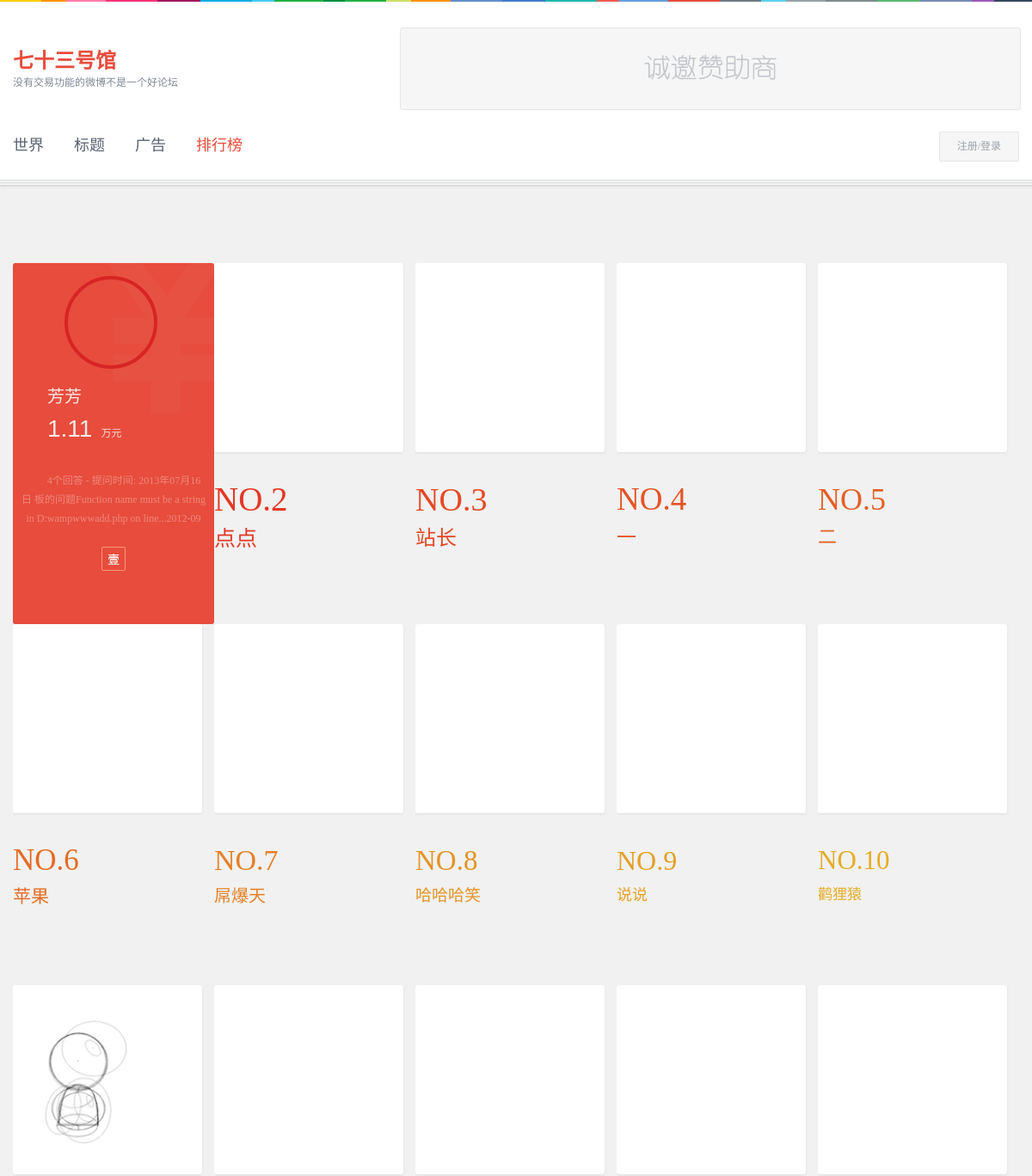
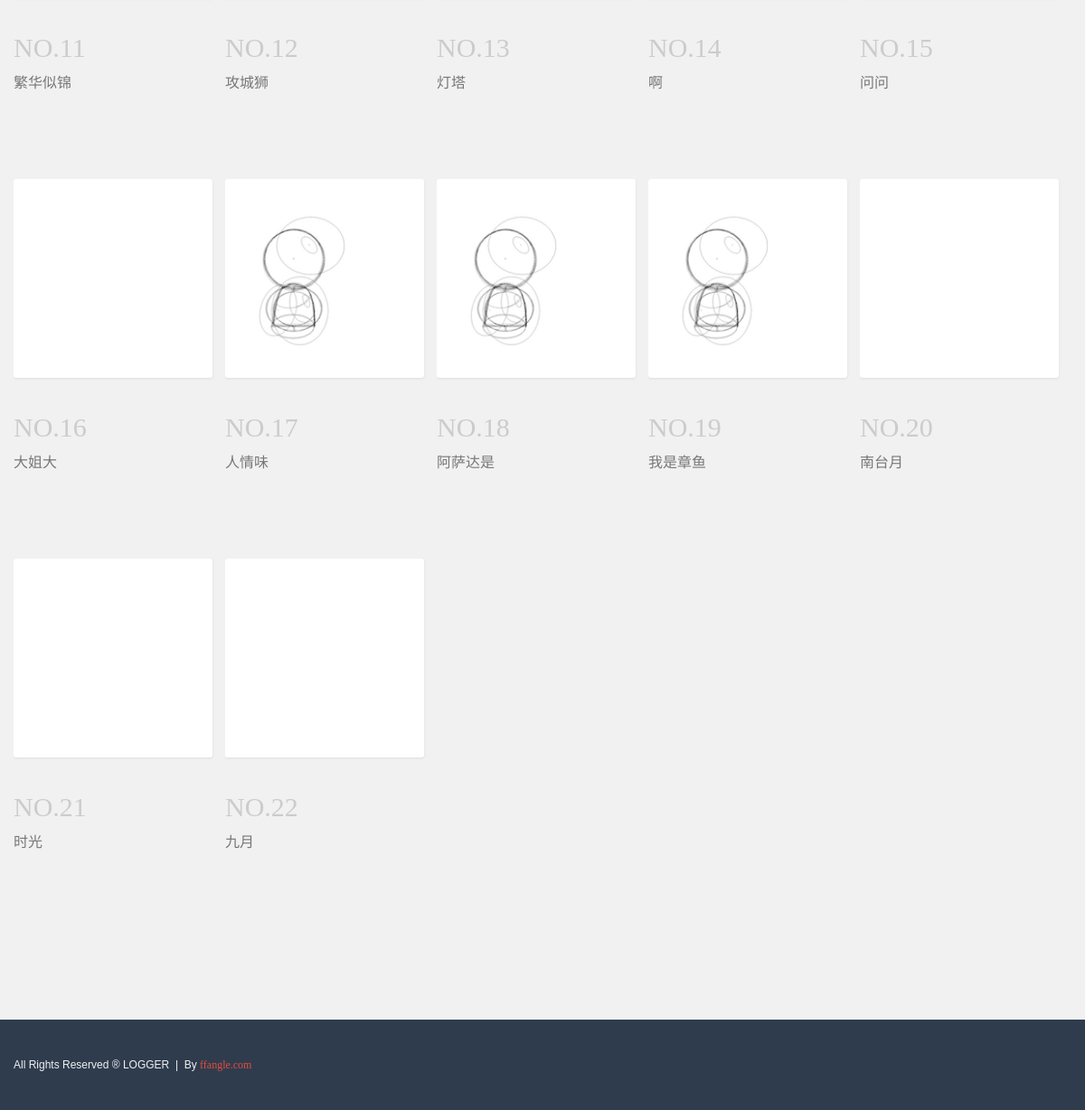
/digg.php, run on the app's committed database (2 pictures, top to bottom).
### tables this page shows
CREATE TABLE `ux73_user` (
  `id` tinyint(1) NOT NULL AUTO_INCREMENT,
  `uid` bigint(30) DEFAULT '0' COMMENT '用户UID',
  `invited` bigint(30) DEFAULT NULL COMMENT '邀请者UID',
  `name` varchar(20) NOT NULL,
  `nick` varchar(10) DEFAULT NULL,
  `pwd` varchar(50) NOT NULL,
  `icon` varchar(100) DEFAULT NULL,
  `lastdate` varchar(20) NOT NULL COMMENT '最近登陆时间',
  `lastact` varchar(20) DEFAULT NULL COMMENT '最新发布时间',
  `plus` int(10) DEFAULT '0' COMMENT '余额',
  `issue` int(10) DEFAULT '0' COMMENT '发布量',
  `comments` int(10) DEFAULT '0' COMMENT '点赞量',
  `newMessage` varchar(20) DEFAULT '0' COMMENT '最近一次进入 自己的留言界面时间',
  `statusDate` varchar(20) DEFAULT NULL,
  `statusSeat` varchar(20) DEFAULT NULL,
  `email` varchar(50) DEFAULT NULL,
  `register_ip` varchar(20) DEFAULT NULL,
  `register_time` int(20) DEFAULT NULL,
  `vip` int(11) DEFAULT NULL,
  `describe` varchar(100) DEFAULT NULL,
  `entrys` int(10) DEFAULT '0' COMMENT '登录次数',
  PRIMARY KEY (`id`)
);

CREATE TABLE `ux73_special` (
  `id` int(11) NOT NULL AUTO_INCREMENT,
  `sid` int(3) NOT NULL DEFAULT '0' COMMENT '详细看表注释',
  `icon` varchar(11) NOT NULL,
  `name` varchar(100) NOT NULL,
  `depict` text NOT NULL COMMENT '描述',
  `number` int(11) NOT NULL COMMENT '持有数量',
  `welfare` int(11) NOT NULL COMMENT '福利',
  `gain` varchar(500) NOT NULL COMMENT '获取条件',
  `purchase` int(20) DEFAULT NULL,
  PRIMARY KEY (`id`)
);

### comm/Main_Advert.php (called while the page is built, shortened)
<?php
class Data_advert extends Config
{
	protected function data_selectAdvert($aid=0){
		$sql = "select * FROM  `".parent::Fn()."ad` WHERE  `id` LIKE  '".$aid."' LIMIT 0 , 1";
		return parent::Ais($sql);
	}
}
class Event_advert extends Data_advert
{
	protected function event_getNowAdvert(){
		return parent::data_selectAdvert(1);
	}
}
class Advert extends Event_advert
{
	public function GAnow(){
		return parent::event_getNowAdvert();
	}
}
$a = new Advert();
?>

### comm/conn.php (called while the page is built, shortened)
<?php
	$dfrom = "ux73_";
	class Config{
		protected function Ais($sql){
			$val = mysql_query($sql);
			return $val ? mysql_fetch_array($val) : false;
		}
		protected  function Fn(){
			global $dfrom;
			return $dfrom;
		}
	}
?>

### comm/Main_User_Badge.php (called while the page is built, shortened)
<?php
class Data_user_badge extends Config
{
	protected function data_selectUserBadge($uid=0){
		$sql = "select  `s`. * FROM  `".parent::Fn()."special` AS  `s` ,  `".parent::Fn()."logs_specialuse` AS  `u` WHERE  `u`.`sid` =  `s`.`sid` AND `u`.`uid` = ".$uid." AND  `u`.`status` =1 ORDER BY  `u`.`time` ASC ;";
		return mysql_query($sql);
	}
}
class Event_user_badge extends Data_user_badge
{
	protected function data_selectBadge($uid=0){
		$uid = $uid ? $uid : parent::Eid();
		$query = parent::data_selectUserBadge($uid);
		$array = array();
		if( !!$query && mysql_num_rows($query) > 0 ){
			while( $row = mysql_fetch_array($query)){
				array_push($array, $row);
			}
		}
		return $array;
	}
}
class Users_badge extends Event_user_badge
{
	public function Gbadge($uid=0){
		return parent::data_selectBadge($uid);
	}
	public function Ibadge($uid=0){
		return count(parent::data_selectBadge($uid));
	}
	public function IPniu($uid=0){
		$uid = $uid ? $uid : parent::Eid();
		$u = new Users();
		$num = $u -> GInum($uid);
		return $num >= 3;
	}
}
$ub = new Users_badge();
?>

### comm/Main_User.php (called while the page is built, shortened)
<?php
class Data_user extends Config
{
	protected function data_selectByUid($uid=0){
		$sql = "select * FROM  `".parent::Fn()."user` WHERE  `uid` LIKE  ".$uid;
		return parent::Ais($sql);
	}
	protected function data_selectDigg($begin=0 ,$page=0, $type='plus'){
		$page = $page ? $page : 30;
		$sql = "select * FROM  `".parent::Fn()."user` ORDER BY  `".$type."` DESC LIMIT ".$begin." , ".$page;
		return mysql_query($sql);
	}
}
class Event_user extends Data_user
{
	protected function event_uis(){
		return isset($_COOKIE["73userid"]);
	}
	protected function event_uid(){
		return $this -> event_uis() ? $_COOKIE[self::CN] : 0;
	}
	protected function event_get($uid=0){
		$uid = $uid ? $uid : $this -> event_uid();
		$info = parent::data_selectByUid($uid);
		return $info;
	}
	protected function event_getVip($uid=0){
		$uid = $uid ? $uid : $this -> event_uid();
		$user = parent::data_selectByUid($uid);
		return $user['vip'];
	}
	protected function event_getPlusDigg($begin=0 ,$page=0){
		$query = parent::data_selectDigg($begin ,$page);
		$array = array();
		if( !!$query && mysql_num_rows($query) > 0 ){
			while( $row = mysql_fetch_array($query)){
				array_push($array, $row);
			}
		}
		return $array;
	}
}
class Users extends Event_user
{
	public function Guid(){
		return parent::event_uid();
	}
	public function Gdigg($begin=0 ,$page=0){
		return parent::event_getPlusDigg($begin ,$page);
	}
	public function Gdepict($uid=0){
		$info = parent::event_get($uid);
		$text = $info['describe'];
		return $text ? $text : "还没有个人介绍";
	}
	public function Ivip($uid=0){
		return parent::event_getVip($uid) > time();
	}
}
?>

### digg.php (the view, shortened to what this page needs)
<?php
	include("./comm/base.php");
	$ect="digg";
	$ub -> Uone();
	$ub -> Utwo();
	$ub -> Uthree();
	include("./comm/head.php");
?>
	<div class="container pagecon">
		<div class="disslist center">
			<div class="are f">
				<?php foreach( $u -> Gdigg() as $key => $Dv ){  ?>
					<?php  if($u -> Ivip($Dv['uid'])){ $ub -> DSUvip($Dv['uid']); } 	 ?>
					<div class="col f">
						<div class="gap">
							<div class="pic f">
								<a href="./list.php?uid=<?php echo $Dv['uid']; ?>" title=""><img src="<?php echo $Dv['icon']; ?>" alt="" width="160" /><i></i><em></em></a></div>
							<div class="name name_no<?php echo $key+1; ?> f"><em>NO.<?php echo $key+1; ?></em> <?php echo $Dv['name']; ?></div>
							<div class="cue">
								<div class="icon f">
									<a href="./list.php?uid=<?php echo $Dv['uid']; ?>" ><img src="<?php echo $Dv['icon']; ?>" alt="" /></a>
								</div>
								<div class="names"><?php echo $Dv['name']; ?></div>
								<div class="price f"><em class="golds" n="<?php echo $Dv['plus']; ?>"></em><i></i></div>
								<div class="depict"><?php echo $u -> Gdepict($Dv['uid']); ?></div>
								<div class="glory" style="padding: 20px 35px 30px;">
									<?php if($ub -> Ibadge($Dv['uid'])){	 ?>
										<?php foreach ($ub -> Gbadge($Dv['uid']) as $k => $Bv) {	 	?>
											<a class="<?php echo $Bv['icon']; ?>" href="javascript:;" title="<?php echo $Bv['name']; ?>"></a>
										<?php }  ?>
									<?php } ?>
								</div>
							</div>
						</div>
					</div>
				<?php }	 ?>
			</div>
		</div>
	</div>
<?php include("./comm/footer.php");	 	?>

### comm/head.php (shortened to what this page needs)
<!doctype html>
<html lang="zh">
	<head>
		<link rel="stylesheet" type="text/css" href="./css/common.css" />
		<link rel="stylesheet" type="text/css" href="./css/ffangle.css" />
	</head>
	<body>
<?php
	$ad = $a -> GAnow();
?>
		<div class="container">
			<div class="header">
				<div class="center">
					<div class="row">
						<div class="logo f"><a href="./" ><em>七十三号馆</em><i>没有交易功能的微博不是一个好论坛</i></a></div>
						<div class="advert r">
							<?php if($ad['link']){	 ?>
							<a href="<?php echo $ad['link'] ? $ad['link'] : 'javascript:;'; ?>" title="《<?php echo $ad['cue']; ?>》独家赞助" >
								<img src="<?php echo $ad['longimgs']; ?>" />
							</a>
							<?php }else{ ?>
							<a href="javascript:;" title="暂无赞助" ><img src="./imgs/not-ad.png" /></a>
							<?php } ?>
						</div>
					</div>
					<div class="row">
						<?php
						include("./comm/headMenu.php"); ?>
						<?php include("./comm/headMake.php"); ?>
					</div>
				</div>
				<div class="bottomgap"></div>
			</div>

### comm/headMenu.php
<?php
Global $ect;
?>
	<div class="menu f">
		<a <?php if( $ect == "index" ){	 ?>class="act"<?php } ?> href="./index.php" >世界</a>
		<a <?php if( $ect == "title" ){	 ?>class="act"<?php } ?> href="./title.php" >标题</a>
		<a <?php if( $ect == "ad" ){	 ?>class="act"<?php } ?> href="./ad.php" >广告</a>
		<a <?php if( $ect == "digg" ){	 ?>class="act"<?php } ?> href="./digg.php" >排行榜</a>
	</div>

### comm/headMake.php (shortened to what this page needs)
<div class="make r">
	<?php if($u -> Guid()){  ?>
		<div class="operate f" <?php if($ect == 'user'){ ?> style="border-top-color: #e74c3c;" <?php } ?> >
			<div class="icon"><a href="./user.php" ><?php echo $u -> Gname(); ?></a><i></i></div>
			<div class="link">
				<a href="javascript:;" class="price" ><span class="glyphicon glyphicon-fire"></span><em id="headGold" class="golds" n="<?php echo $u -> Gplus(); ?>" ></em></a>
				<a class="fabu <?php if( $ect == "fabu" ){ ?>act<?php } ?>" href="./userAdd.php" ><span class="glyphicon glyphicon-pencil"></span>发布</a>
				<a href="./user.php" ><span class="glyphicon glyphicon-user"></span>个人中心</a>
				<a href="./userExchange.php" ><span class="glyphicon glyphicon-barcode"></span>提现</a>
				<a href="./userMessage.php" ><span class="glyphicon glyphicon-comment"></span>留言板 <i><?php echo $um -> GMnum() ? $um -> GMnum() : ''; ?></i></a>
				<a href="./userTitle.php" ><span class="glyphicon glyphicon-th-list"></span>我的标题</a>
				<a href="./userFollow.php" ><span class="glyphicon glyphicon-ok"></span>关注的用户</a>
				<a href="./userWelfare.php" ><span class="glyphicon glyphicon-th-large"></span>徽章/福利</a>
				<a href="./userEffigy.php" ><span class="glyphicon glyphicon-cog"></span>个人设置</a>
				<a href="?out=1" ><span class="glyphicon glyphicon-off"></span>注销</a>
			</div>
		</div>
	<?php }else{ ?>
		<a class="login f" href="./login.php" >注册/登录</a>
	<?php }  ?>
</div>

### comm/footer.php (shortened to what this page needs)
		<div class="floatside">
		</div>
		<div class="footer">
			<div class="center">
				<div class="info">All Rights Reserved ® LOGGER&nbsp;&nbsp;|&nbsp;&nbsp;By <a href="#" title="">ffangle.com</a></div>
			</div>
		</div>
	</body>
</html>

### data on the page
ux73_user: name "芳芳", uid+describe "4个回答 - 提问时间: 2013年07月16日 板的问题Function name must be a string in D:wampwwwadd.php on line...2012-09"
ux73_user: name "点点"
ux73_user: name "站长"
ux73_user: name "一"
ux73_user: name "二"
ux73_user: name "苹果"
ux73_user: name "屌爆天"
ux73_user: name "哈哈哈笑"
ux73_user: name "说说"
ux73_user: name "鹳狸猿"
ux73_user: icon (placeholder picture), name "繁华似锦"
ux73_user: name "攻城狮"
ux73_user: name "灯塔"
ux73_user: name "啊"
ux73_user: name "问问"
ux73_user: name "大姐大"
ux73_user: icon (placeholder picture), name "人情味"
ux73_user: icon (placeholder picture), name "阿萨达是"
ux73_user: icon (placeholder picture), name "我是章鱼"
ux73_user: name "南台月"
ux73_user: name "时光"
ux73_user: name "九月"
